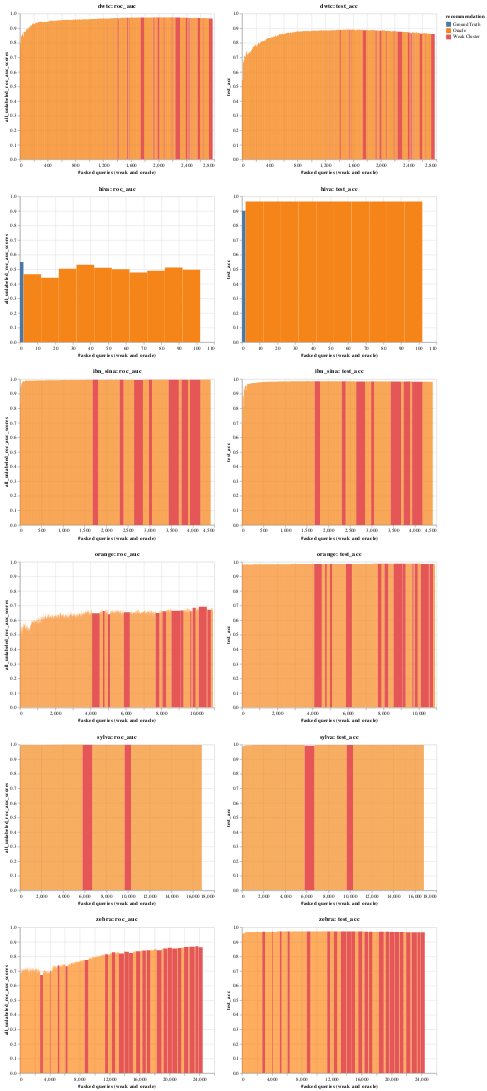

The notebook cell saved with this chart:
### Code cell
pre_fetch_data(2)
visualise_top_n(2)

### Figure 1 — Vega-Lite specification as saved in the notebook (floating-point values rounded to 4 significant figures; data arrays with more than 128 entries replaced by an {"elided": "..."} marker saying what was removed)
{"config": {"view": {"continuousWidth": 400, "continuousHeight": 300}}, "vconcat": [{"hconcat": [{"mark": "rect", "encoding": {"color": {"type": "nominal", "field": "recommendation", "scale": {"scheme": "tableau10"}}, "tooltip": [{"type": "quantitative", "field": "iteration"}, {"type": "quantitative", "field": "f1"}, {"type": "quantitative", "field": "test_acc"}, {"type": "quantitative", "field": "all_unlabeled_roc_auc_scores"}, {"type": "quantitative", "field": "query_strong_accuracy_list"}, {"type": "quantitative", "field": "query_length"}, {"type": "nominal", "field": "recommendation"}], "x": {"type": "quantitative", "field": "asked_queries_end", "title": "#asked queries (weak and oracle)"}, "x2": {"field": "asked_queries"}, "y": {"type": "quantitative", "field": "all_unlabeled_roc_auc_scores", "scale": {"domain": [0, 1]}}}, "selection": {"selector199": {"type": "interval", "bind": "scales", "encodings": ["x", "y"]}}, "title": "dwtc: roc_auc"}, {"mark": "rect", "encoding": {"color": {"type": "nominal", "field": "recommendation", "scale": {"scheme": "tableau10"}}, "tooltip": [{"type": "quantitative", "field": "iteration"}, {"type": "quantitative", "field": "f1"}, {"type": "quantitative", "field": "test_acc"}, {"type": "quantitative", "field": "all_unlabeled_roc_auc_scores"}, {"type": "quantitative", "field": "query_strong_accuracy_list"}, {"type": "quantitative", "field": "query_length"}, {"type": "nominal", "field": "recommendation"}], "x": {"type": "quantitative", "field": "asked_queries_end", "title": "#asked queries (weak and oracle)"}, "x2": {"field": "asked_queries"}, "y": {"type": "quantitative", "field": "test_acc", "scale": {"domain": [0, 1]}}}, "selection": {"selector199": {"type": "interval", "bind": "scales", "encodings": ["x", "y"]}}, "title": "dwtc: test_acc"}], "data": {"name": "data-f699c4608c240c53ceb96c4de759f757"}}, {"hconcat": [{"mark": "rect", "encoding": {"color": {"type": "nominal", "field": "recommendation", "scale": {"scheme": "tableau10"}}, "tooltip": [{"type": "quantitative", "field": "iteration"}, {"type": "quantitative", "field": "f1"}, {"type": "quantitative", "field": "test_acc"}, {"type": "quantitative", "field": "all_unlabeled_roc_auc_scores"}, {"type": "quantitative", "field": "query_strong_accuracy_list"}, {"type": "quantitative", "field": "query_length"}, {"type": "nominal", "field": "recommendation"}], "x": {"type": "quantitative", "field": "asked_queries_end", "title": "#asked queries (weak and oracle)"}, "x2": {"field": "asked_queries"}, "y": {"type": "quantitative", "field": "all_unlabeled_roc_auc_scores", "scale": {"domain": [0, 1]}}}, "selection": {"selector200": {"type": "interval", "bind": "scales", "encodings": ["x", "y"]}}, "title": "hiva: roc_auc"}, {"mark": "rect", "encoding": {"color": {"type": "nominal", "field": "recommendation", "scale": {"scheme": "tableau10"}}, "tooltip": [{"type": "quantitative", "field": "iteration"}, {"type": "quantitative", "field": "f1"}, {"type": "quantitative", "field": "test_acc"}, {"type": "quantitative", "field": "all_unlabeled_roc_auc_scores"}, {"type": "quantitative", "field": "query_strong_accuracy_list"}, {"type": "quantitative", "field": "query_length"}, {"type": "nominal", "field": "recommendation"}], "x": {"type": "quantitative", "field": "asked_queries_end", "title": "#asked queries (weak and oracle)"}, "x2": {"field": "asked_queries"}, "y": {"type": "quantitative", "field": "test_acc", "scale": {"domain": [0, 1]}}}, "selection": {"selector200": {"type": "interval", "bind": "scales", "encodings": ["x", "y"]}}, "title": "hiva: test_acc"}], "data": {"name": "data-764c3e26692cf154c5c4abba1127ef39"}}, {"hconcat": [{"mark": "rect", "encoding": {"color": {"type": "nominal", "field": "recommendation", "scale": {"scheme": "tableau10"}}, "tooltip": [{"type": "quantitative", "field": "iteration"}, {"type": "quantitative", "field": "f1"}, {"type": "quantitative", "field": "test_acc"}, {"type": "quantitative", "field": "all_unlabeled_roc_auc_scores"}, {"type": "quantitative", "field": "query_strong_accuracy_list"}, {"type": "quantitative", "field": "query_length"}, {"type": "nominal", "field": "recommendation"}], "x": {"type": "quantitative", "field": "asked_queries_end", "title": "#asked queries (weak and oracle)"}, "x2": {"field": "asked_queries"}, "y": {"type": "quantitative", "field": "all_unlabeled_roc_auc_scores", "scale": {"domain": [0, 1]}}}, "selection": {"selector201": {"type": "interval", "bind": "scales", "encodings": ["x", "y"]}}, "title": "ibn_sina: roc_auc"}, {"mark": "rect", "encoding": {"color": {"type": "nominal", "field": "recommendation", "scale": {"scheme": "tableau10"}}, "tooltip": [{"type": "quantitative", "field": "iteration"}, {"type": "quantitative", "field": "f1"}, {"type": "quantitative", "field": "test_acc"}, {"type": "quantitative", "field": "all_unlabeled_roc_auc_scores"}, {"type": "quantitative", "field": "query_strong_accuracy_list"}, {"type": "quantitative", "field": "query_length"}, {"type": "nominal", "field": "recommendation"}], "x": {"type": "quantitative", "field": "asked_queries_end", "title": "#asked queries (weak and oracle)"}, "x2": {"field": "asked_queries"}, "y": {"type": "quantitative", "field": "test_acc", "scale": {"domain": [0, 1]}}}, "selection": {"selector201": {"type": "interval", "bind": "scales", "encodings": ["x", "y"]}}, "title": "ibn_sina: test_acc"}], "data": {"name": "data-24dfa9dd7da7560a0e1cde79ebc34df5"}}, {"hconcat": [{"mark": "rect", "encoding": {"color": {"type": "nominal", "field": "recommendation", "scale": {"scheme": "tableau10"}}, "tooltip": [{"type": "quantitative", "field": "iteration"}, {"type": "quantitative", "field": "f1"}, {"type": "quantitative", "field": "test_acc"}, {"type": "quantitative", "field": "all_unlabeled_roc_auc_scores"}, {"type": "quantitative", "field": "query_strong_accuracy_list"}, {"type": "quantitative", "field": "query_length"}, {"type": "nominal", "field": "recommendation"}], "x": {"type": "quantitative", "field": "asked_queries_end", "title": "#asked queries (weak and oracle)"}, "x2": {"field": "asked_queries"}, "y": {"type": "quantitative", "field": "all_unlabeled_roc_auc_scores", "scale": {"domain": [0, 1]}}}, "selection": {"selector202": {"type": "interval", "bind": "scales", "encodings": ["x", "y"]}}, "title": "orange: roc_auc"}, {"mark": "rect", "encoding": {"color": {"type": "nominal", "field": "recommendation", "scale": {"scheme": "tableau10"}}, "tooltip": [{"type": "quantitative", "field": "iteration"}, {"type": "quantitative", "field": "f1"}, {"type": "quantitative", "field": "test_acc"}, {"type": "quantitative", "field": "all_unlabeled_roc_auc_scores"}, {"type": "quantitative", "field": "query_strong_accuracy_list"}, {"type": "quantitative", "field": "query_length"}, {"type": "nominal", "field": "recommendation"}], "x": {"type": "quantitative", "field": "asked_queries_end", "title": "#asked queries (weak and oracle)"}, "x2": {"field": "asked_queries"}, "y": {"type": "quantitative", "field": "test_acc", "scale": {"domain": [0, 1]}}}, "selection": {"selector202": {"type": "interval", "bind": "scales", "encodings": ["x", "y"]}}, "title": "orange: test_acc"}], "data": {"name": "data-c2fbee7f892874664ad8e21ba3ef4891"}}, {"hconcat": [{"mark": "rect", "encoding": {"color": {"type": "nominal", "field": "recommendation", "scale": {"scheme": "tableau10"}}, "tooltip": [{"type": "quantitative", "field": "iteration"}, {"type": "quantitative", "field": "f1"}, {"type": "quantitative", "field": "test_acc"}, {"type": "quantitative", "field": "all_unlabeled_roc_auc_scores"}, {"type": "quantitative", "field": "query_strong_accuracy_list"}, {"type": "quantitative", "field": "query_length"}, {"type": "nominal", "field": "recommendation"}], "x": {"type": "quantitative", "field": "asked_queries_end", "title": "#asked queries (weak and oracle)"}, "x2": {"field": "asked_queries"}, "y": {"type": "quantitative", "field": "all_unlabeled_roc_auc_scores", "scale": {"domain": [0, 1]}}}, "selection": {"selector203": {"type": "interval", "bind": "scales", "encodings": ["x", "y"]}}, "title": "sylva: roc_auc"}, {"mark": "rect", "encoding": {"color": {"type": "nominal", "field": "recommendation", "scale": {"scheme": "tableau10"}}, "tooltip": [{"type": "quantitative", "field": "iteration"}, {"type": "quantitative", "field": "f1"}, {"type": "quantitative", "field": "test_acc"}, {"type": "quantitative", "field": "all_unlabeled_roc_auc_scores"}, {"type": "quantitative", "field": "query_strong_accuracy_list"}, {"type": "quantitative", "field": "query_length"}, {"type": "nominal", "field": "recommendation"}], "x": {"type": "quantitative", "field": "asked_queries_end", "title": "#asked queries (weak and oracle)"}, "x2": {"field": "asked_queries"}, "y": {"type": "quantitative", "field": "test_acc", "scale": {"domain": [0, 1]}}}, "selection": {"selector203": {"type": "interval", "bind": "scales", "encodings": ["x", "y"]}}, "title": "sylva: test_acc"}], "data": {"name": "data-1648d8922ce745f8cf91a415530137fb"}}, {"hconcat": [{"mark": "rect", "encoding": {"color": {"type": "nominal", "field": "recommendation", "scale": {"scheme": "tableau10"}}, "tooltip": [{"type": "quantitative", "field": "iteration"}, {"type": "quantitative", "field": "f1"}, {"type": "quantitative", "field": "test_acc"}, {"type": "quantitative", "field": "all_unlabeled_roc_auc_scores"}, {"type": "quantitative", "field": "query_strong_accuracy_list"}, {"type": "quantitative", "field": "query_length"}, {"type": "nominal", "field": "recommendation"}], "x": {"type": "quantitative", "field": "asked_queries_end", "title": "#asked queries (weak and oracle)"}, "x2": {"field": "asked_queries"}, "y": {"type": "quantitative", "field": "all_unlabeled_roc_auc_scores", "scale": {"domain": [0, 1]}}}, "selection": {"selector204": {"type": "interval", "bind": "scales", "encodings": ["x", "y"]}}, "title": "zebra: roc_auc"}, {"mark": "rect", "encoding": {"color": {"type": "nominal", "field": "recommendation", "scale": {"scheme": "tableau10"}}, "tooltip": [{"type": "quantitative", "field": "iteration"}, {"type": "quantitative", "field": "f1"}, {"type": "quantitative", "field": "test_acc"}, {"type": "quantitative", "field": "all_unlabeled_roc_auc_scores"}, {"type": "quantitative", "field": "query_strong_accuracy_list"}, {"type": "quantitative", "field": "query_length"}, {"type": "nominal", "field": "recommendation"}], "x": {"type": "quantitative", "field": "asked_queries_end", "title": "#asked queries (weak and oracle)"}, "x2": {"field": "asked_queries"}, "y": {"type": "quantitative", "field": "test_acc", "scale": {"domain": [0, 1]}}}, "selection": {"selector204": {"type": "interval", "bind": "scales", "encodings": ["x", "y"]}}, "title": "zebra: test_acc"}], "data": {"name": "data-e8f59674f7eff531aa4593e120998918"}}], "$schema": "https://vega.github.io/schema/vega-lite/v4.0.2.json", "datasets": {"data-f699c4608c240c53ceb96c4de759f757": {"elided": "257 records"}, "data-764c3e26692cf154c5c4abba1127ef39": [{"iteration": 0, "all_unlabeled_roc_auc_scores": 0.5489, "query_length": 2, "recommendation": "Ground Truth", "query_strong_accuracy_list": null, "f1": 0.9164, "test_acc": 0.9019, "asked_queries": 2, "asked_queries_end": 0}, {"iteration": 1, "all_unlabeled_roc_auc_scores": 0.465, "query_length": 10, "recommendation": "Oracle", "query_strong_accuracy_list": null, "f1": 0.9475, "test_acc": 0.9647, "asked_queries": 12, "asked_queries_end": 2}, {"iteration": 2, "all_unlabeled_roc_auc_scores": 0.4413, "query_length": 10, "recommendation": "Oracle", "query_strong_accuracy_list": null, "f1": 0.9475, "test_acc": 0.9648, "asked_queries": 22, "asked_queries_end": 12}, {"iteration": 3, "all_unlabeled_roc_auc_scores": 0.5037, "query_length": 10, "recommendation": "Oracle", "query_strong_accuracy_list": null, "f1": 0.9475, "test_acc": 0.9648, "asked_queries": 32, "asked_queries_end": 22}, {"iteration": 4, "all_unlabeled_roc_auc_scores": 0.5302, "query_length": 10, "recommendation": "Oracle", "query_strong_accuracy_list": null, "f1": 0.9475, "test_acc": 0.9648, "asked_queries": 42, "asked_queries_end": 32}, {"iteration": 5, "all_unlabeled_roc_auc_scores": 0.5109, "query_length": 10, "recommendation": "Oracle", "query_strong_accuracy_list": null, "f1": 0.9475, "test_acc": 0.9648, "asked_queries": 52, "asked_queries_end": 42}, {"iteration": 6, "all_unlabeled_roc_auc_scores": 0.4998, "query_length": 10, "recommendation": "Oracle", "query_strong_accuracy_list": null, "f1": 0.9475, "test_acc": 0.9648, "asked_queries": 62, "asked_queries_end": 52}, {"iteration": 7, "all_unlabeled_roc_auc_scores": 0.4776, "query_length": 10, "recommendation": "Oracle", "query_strong_accuracy_list": null, "f1": 0.9475, "test_acc": 0.9648, "asked_queries": 72, "asked_queries_end": 62}, {"iteration": 8, "all_unlabeled_roc_auc_scores": 0.4892, "query_length": 10, "recommendation": "Oracle", "query_strong_accuracy_list": null, "f1": 0.9475, "test_acc": 0.9648, "asked_queries": 82, "asked_queries_end": 72}, {"iteration": 9, "all_unlabeled_roc_auc_scores": 0.5117, "query_length": 10, "recommendation": "Oracle", "query_strong_accuracy_list": null, "f1": 0.9475, "test_acc": 0.9648, "asked_queries": 92, "asked_queries_end": 82}, {"iteration": 10, "all_unlabeled_roc_auc_scores": 0.4971, "query_length": 10, "recommendation": "Oracle", "query_strong_accuracy_list": null, "f1": 0.9475, "test_acc": 0.9647, "asked_queries": 102, "asked_queries_end": 92}], "data-24dfa9dd7da7560a0e1cde79ebc34df5": {"elided": "335 records"}, "data-c2fbee7f892874664ad8e21ba3ef4891": {"elided": "800 records"}, "data-1648d8922ce745f8cf91a415530137fb": {"elided": "1535 records"}, "data-e8f59674f7eff531aa4593e120998918": {"elided": "1375 records"}}}
